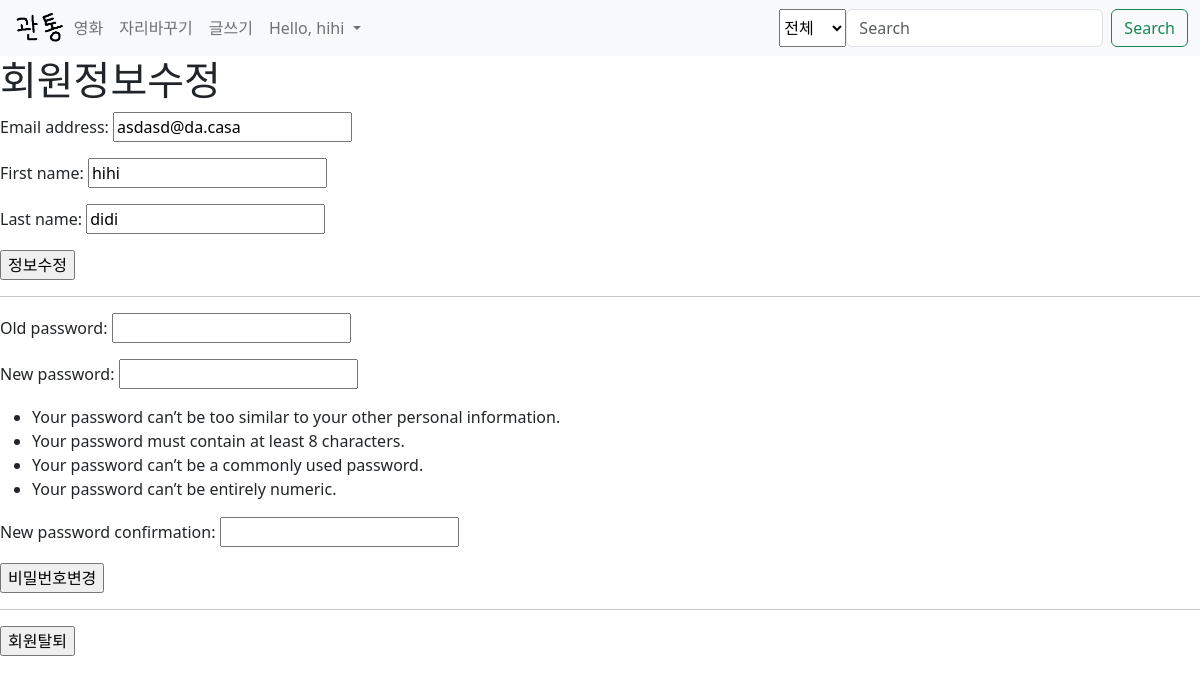
Page /accounts/update/ (signed in) on the committed database.
### accounts/models.py (models this page shows)
class User(AbstractUser):
    pass

### accounts/views.py (the view)
# urls.py: path('update/', views.update, name='update'),
@login_required #이게 없으면 비로그인 상태에서도 url입력을 통해 write창으로 갈 수가 있다.
def update(request):
    if request.method=='POST':
        form = CustomUserChangeForm(request.POST, instance=request.user)
        if form.is_valid():
            form.save()
            return redirect('articles:index')
    else:
        form = CustomUserChangeForm(instance=request.user)
        passform = PasswordChangeForm(request.user)#임포트 필요
    context={
        'form':form,
        'passform':passform,
    }
    return render(request, 'accounts/update.html', context)

### accounts/forms.py
class CustomUserChangeForm(UserChangeForm):
    password=None
    class Meta(UserChangeForm.Meta):
        model = get_user_model()
        fields = ('email', 'first_name', 'last_name')

### accounts/templates/accounts/update.html (shortened to what this page needs)
{% extends 'base.html' %}
{% block content %}
<h1>회원정보수정</h1>
<form action="{% url 'accounts:update'%}" method="POST">
    {{form.as_p}}
    <input type="submit" value='정보수정'>
</form>
<hr>
<form action="{% url 'accounts:change_password'%}" method="POST">
    {{passform.as_p}}
    <input type="submit" value='비밀번호변경'>
</form>
<hr>
<form action="{%url 'accounts:delete'%}" method="POST">
    <input type="submit" value="회원탈퇴">
</form>
{% endblock content %}

### templates/base.html (shortened to what this page needs)
{% load static %}
<!DOCTYPE html>
<html lang="kr">
<head>
    <link href="https://cdn.jsdelivr.net/npm/bootstrap@5.1.3/dist/css/bootstrap.min.css" rel="stylesheet">
</head>
<body>
<link rel="stylesheet" href="//maxcdn.bootstrapcdn.com/bootstrap/latest/css/bootstrap.min.css">
    <nav class="navbar navbar-expand-lg navbar-light bg-light">
        <div class="container-fluid">
          <a href="{%url 'articles:index'%}" >
            <img src="{% static 'image/관통.png' %}" alt=""  height="40">
          </a>
          <div class="collapse navbar-collapse" id="navbarSupportedContent">
            <ul class="navbar-nav me-auto mb-2 mb-lg-0">
              <li class="nav-item">
                <a class="nav-link" href="{%url 'movies:main'%}">영화</a>
              </li>
              <a class="nav-link" tabindex="-1" aria-disabled="false" href={%url 'randomseat:go' %}>자리바꾸기 </a>
              {% if not request.user.is_authenticated %}
              <li class="nav-item">
                  <a class="nav-link disabled" tabindex="-1" aria-disabled="true" href={%url 'articles:write'%}>글쓰기</a>
                  <li class="nav-item">
                  <a class="nav-link" tabindex="-1"  href="{%url 'accounts:login' %}">LogIn</a>
                  <li class="nav-item">
                  <a class="nav-link" tabindex="-1"  href="{%url 'accounts:signup' %}">SignUp</a>
                  {%else%}
                  <a class="nav-link" tabindex="-1" aria-disabled="false" href={%url 'articles:write'%}>글쓰기</a>
                  <li class="nav-item dropdown">
                    <a class="nav-link dropdown-toggle" href="#" id="navbarDropdown" role="button" data-toggle="dropdown" aria-expanded="false">
                      Hello, {{user}}
                    </a>
                  </li>
                  {%endif%}
            </ul>
            <form class="d-flex" action={%url "movies:search"%} method="GET">
                <select name="Genre">
                  <option value="">전체</option>
                </select>
                <input class="form-control me-2" type="search" placeholder="Search" aria-label="Search" name='search'>
                <button class="btn btn-outline-success" type="submit">Search</button>
            </form>
          </div>
        </div>
      </nav>
    {% block content %}{% endblock content %}
</body>
</html>

### rows in the picture
User: username "hihi", email "asdasd@da.casa", first_name "hihi", last_name "didi"
